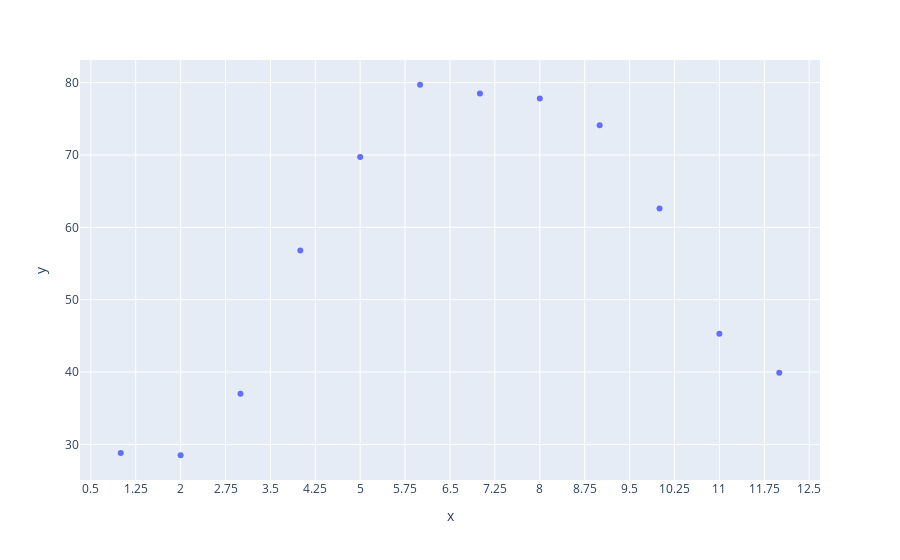

Write notebook code for a chart like this one.
### Code cell
import plotly.graph_objects as go
import plotly.express as px
fig=px.scatter(x = [1, 2, 3, 4, 5, 6, 7, 8, 9, 10, 11, 12],
    y = [28.8, 28.5, 37, 56.8, 69.7, 79.7, 78.5, 77.8, 74.1, 62.6, 45.3, 39.9])
# fig = go.Figure(go.Scatter(
#     x = [1, 2, 3, 4, 5, 6, 7, 8, 9, 10, 11, 12],
#     y = [28.8, 28.5, 37, 56.8, 69.7, 79.7, 78.5, 77.8, 74.1, 62.6, 45.3, 39.9]
# ))

fig.update_layout(
    xaxis = dict(
        tickmode = 'linear',
        tick0 = 0.5,
        dtick = 0.75
    )
)

fig.show()

### Figure 1 — Plotly figure (JSON) as saved in the notebook; plotly's stock layout.template omitted (floating-point values rounded to 4 significant figures)
{"data": [{"hovertemplate": "x=%{x}<br>y=%{y}<extra></extra>", "legendgroup": "", "marker": {"color": "#636efa", "symbol": "circle"}, "mode": "markers", "name": "", "orientation": "v", "showlegend": false, "type": "scatter", "x": [1, 2, 3, 4, 5, 6, 7, 8, 9, 10, 11, 12], "xaxis": "x", "y": [28.8, 28.5, 37, 56.8, 69.7, 79.7, 78.5, 77.8, 74.1, 62.6, 45.3, 39.9], "yaxis": "y"}], "layout": {"legend": {"tracegroupgap": 0}, "margin": {"t": 60}, "xaxis": {"anchor": "y", "domain": [0, 1], "dtick": 0.75, "tick0": 0.5, "tickmode": "linear", "title": {"text": "x"}}, "yaxis": {"anchor": "x", "domain": [0, 1], "title": {"text": "y"}}}}
